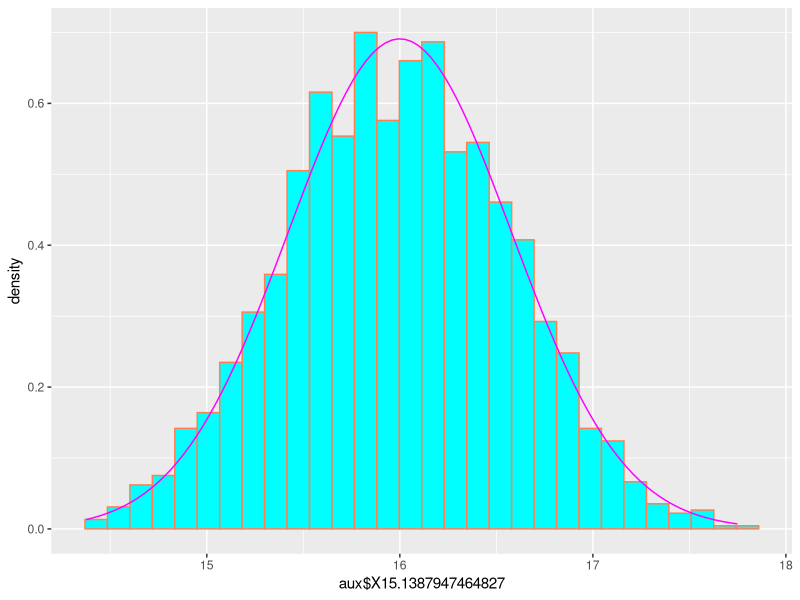
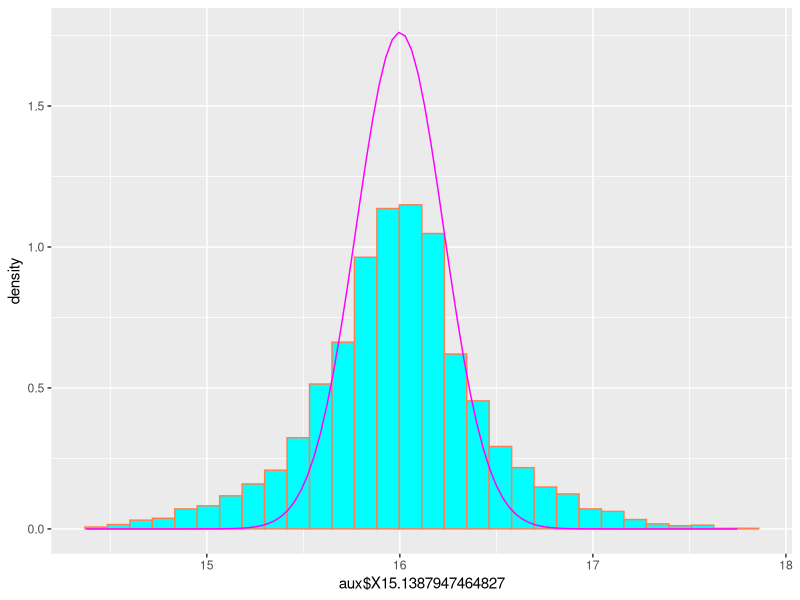
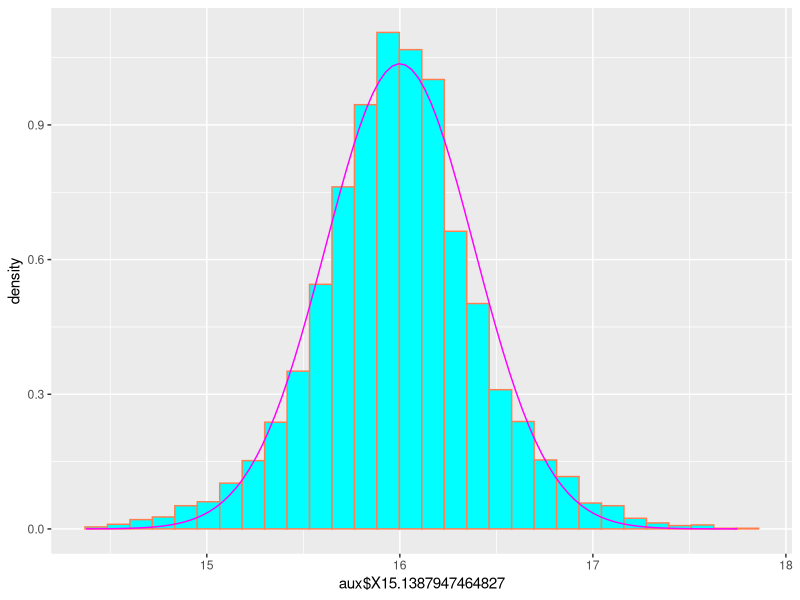

R code for these plots, in order:
## ---- chunk 1
knitr::opts_chunk$set(echo = TRUE)
## ---- chunk 2
library(ggplot2)
library(dplyr)
library(tidyr)
library(readxl)


set.seed(381)

vec <- c(4,26,9)

aux <- data.frame()

#colnames()

for (i in vec) {
  for (j in seq(1940)) {
    amostras <- runif(i,14,18)
    med <- mean(amostras)
    aux <- rbind(aux,c(med))
  }
  #media_total <- mean(aux$X15.1387947464827)
  #var_total <- var(aux$X15.1387947464827)
  media_total <- (14+18)/2
  var_total <- 16/12
  print(ggplot(aux,aes(aux$X15.1387947464827)) + 
        geom_histogram(aes(y=..density..),fill="cyan",color="coral") + 
        geom_function(fun = dnorm, 
                      args = list(mean = media_total, sd = sqrt(var_total / i)),
                      color = "magenta"))
}
